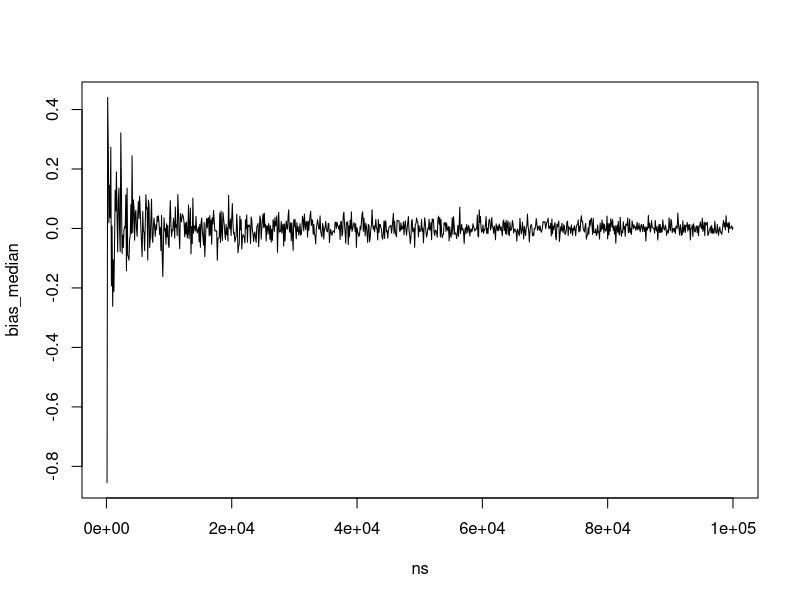
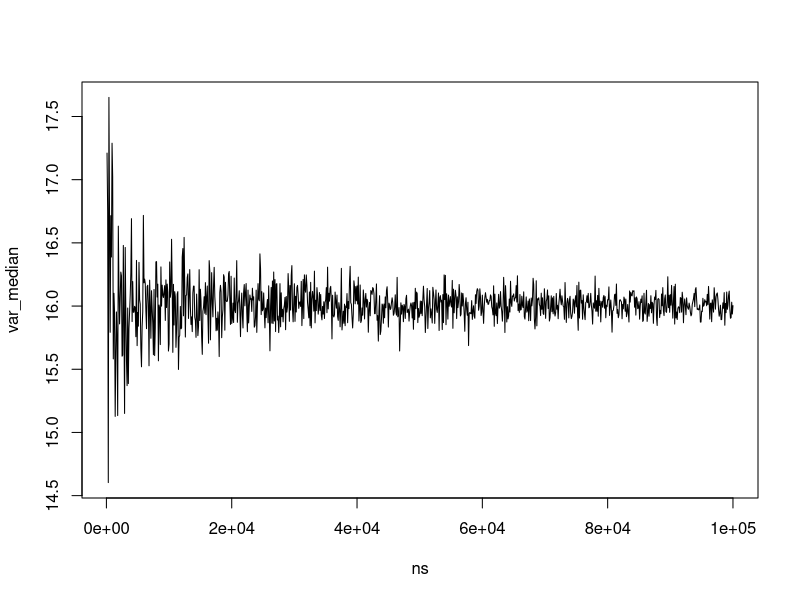
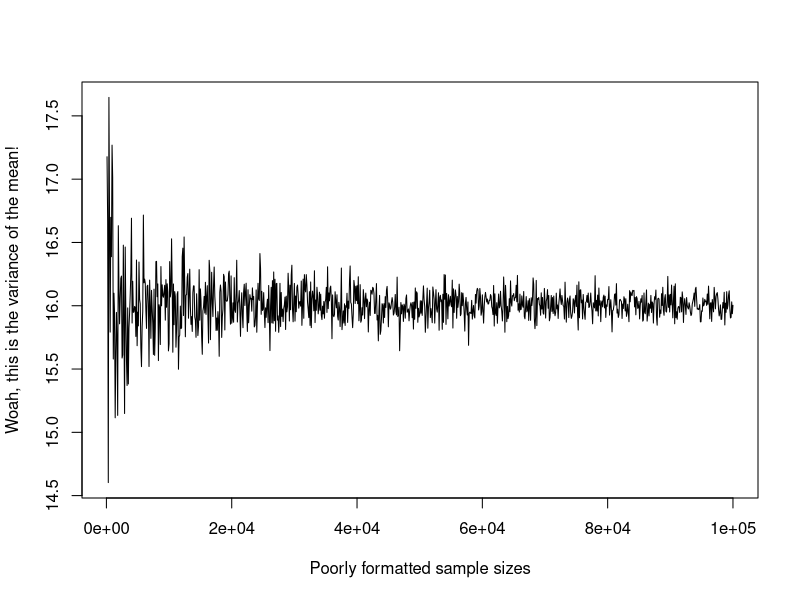
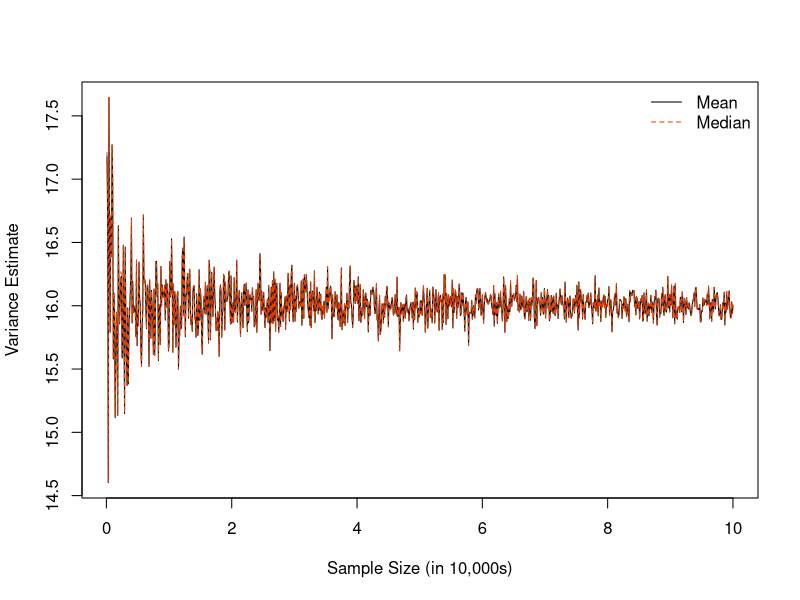
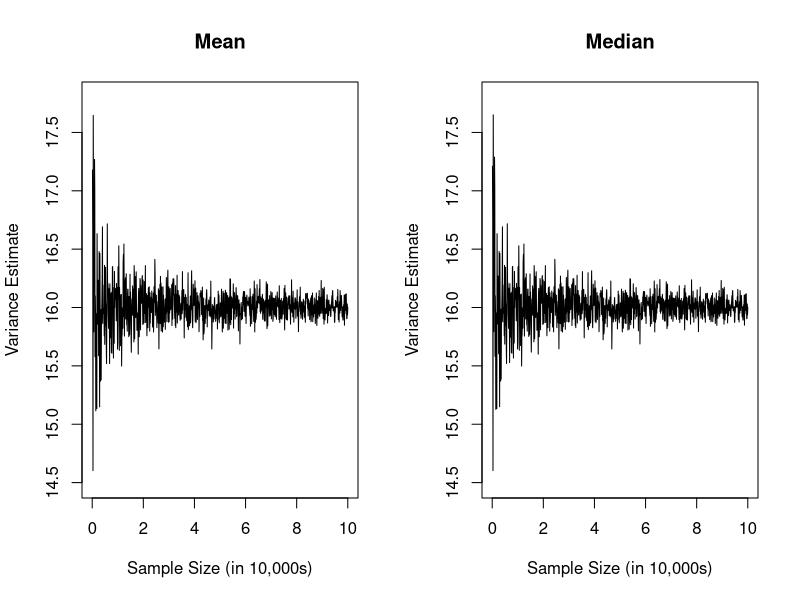
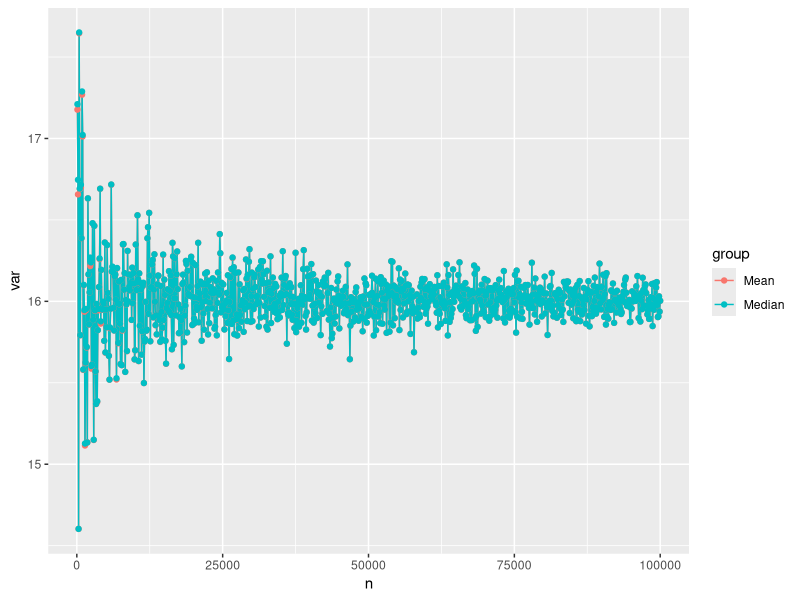
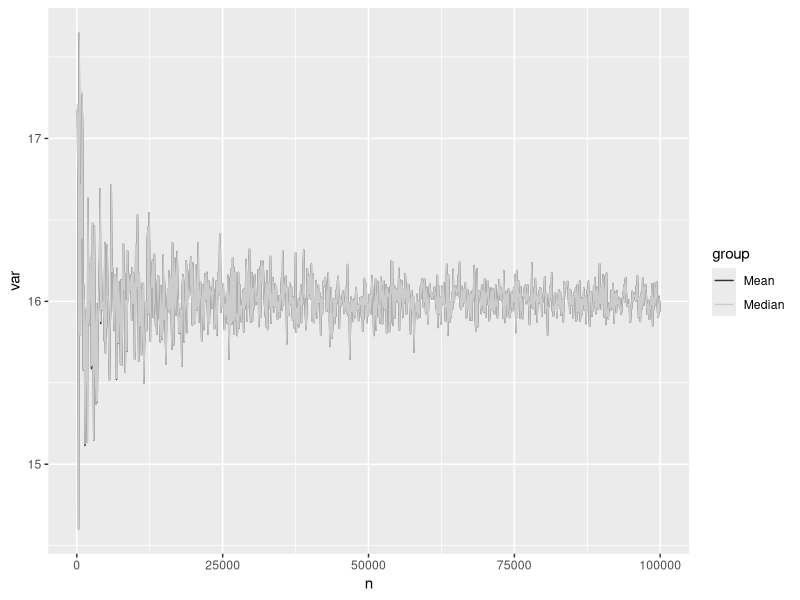
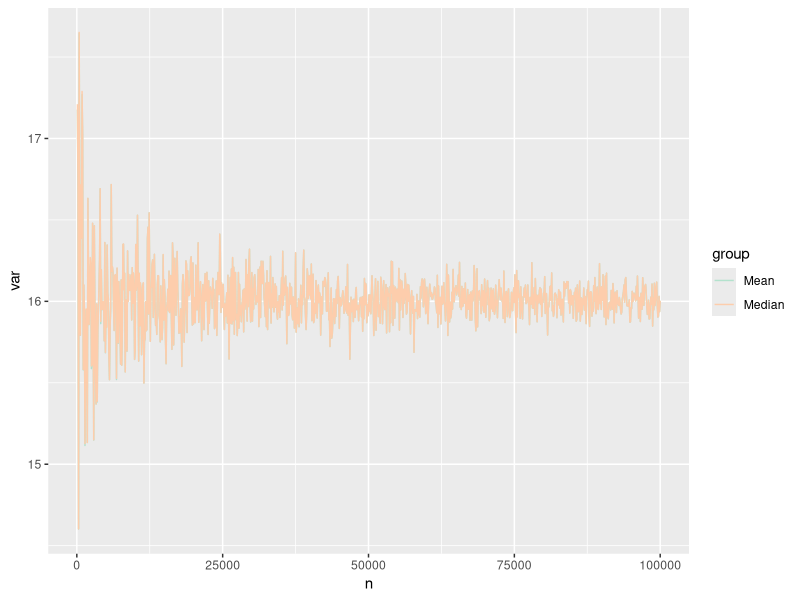

The R source for these figures, in order:
## ---- chunk 1
library(kableExtra)
library(dplyr)
## ---- chunk 2
set.seed(6618) # set seed for reproducibility

sim_norm <- rnorm(n=100, mean=72, sd=sqrt(16)) # simulate N=100 observations

med <- median(sim_norm) # estimate our median

bias <- med - 72 # calculate our bias (estimate - population mean)

bias
## ---- chunk 3
set.seed(6618) # Set seed for reproducibility

# Increasing sample size
ns <- seq(100,100000,by=100)

bias_median<-sapply(ns, function(x){
  sim<-rnorm(n=x,mean=72,sd=sqrt(16)) #Simulate normal dist. for each n
  medians<-median(sim) # Calculate the median of the samples
  bias<-medians-72 # Calculate the bias of the samples
  return(bias)
}) # Note, ")" matches to the left parenthesis for sapply

# Plot the results
plot(x=ns,y=bias_median,type='l')
## ---- chunk 4
set.seed(6618) # set for reproducibility

# Increasing sample size
ns <- seq(100,100000,by=100)

var_median <- rep(NA, length(ns))

for( i in 1:length(ns) ){

    sim <- rnorm(n=ns[i], mean=72, sd=sqrt(16))
    
    med <- median(sim)
    
    var_median[i] <- sum((sim-med)^2) / length(sim) # converting that formula to code
}

# Plot the results
plot(x=ns,y=var_median,type='l')
## ---- chunk 5
set.seed(6618) # set for reproducibility

# Increasing sample size
ns<-seq(100,100000,by=100)

var_mean <- rep(NA, length(ns))

for( i in 1:length(ns) ){

    sim <- rnorm(n=ns[i], mean=72, sd=sqrt(16))
    
    med <- mean(sim)
    
    var_mean[i] <- sum((sim-med)^2) / length(sim) # converting that formula to code
}

# Plot the results
plot(x=ns,y=var_mean,type='l', ylab='Woah, this is the variance of the mean!', xlab='Poorly formatted sample sizes')
## ---- chunk 6
set.seed(6618) # Set seed the same as before

# Create a vector of 10,000 1,000's
ns<-rep(1000, 10000)
mat_res <- matrix(nrow=10000, ncol=2, dimnames=list(1:10000, c('mean','median')) )

for( k in 1:length(ns) ){
  
  sim <- rnorm(n=ns[k], mean=72, sd=sqrt(16))
  
  median_est <- median(sim)
  mean_est <- mean(sim)
  
  mat_res[k,c('mean','median')] <- c(mean_est, median_est) # NOTE: here I included the column names in the matrix, but with only 2 values we could also have left it blank and R would have assumed we wanted to fill in the two values
  
}

var(mat_res[,'mean'])/var(mat_res[,'median']) # Relative efficiency
## ---- chunk 7
range(var_mean) # range of variance values for all means
range(var_median) # range of variance values for all medians
## ---- chunk 8
ns<-seq(100,100000,by=100) # need to re-enter ns since it is replaced in HW 1, Q3c/d

plot(x=ns, y=var_mean, type='l', ylab='Variance Estimate', xlab='Sample Size (in 10,000s)', xaxt='n')
# The xaxt='n' argument tells R we don't want to plot the x-axis's labels/ticks

# The axis() function allows us to customize and add details about a given axis, here the x-axis:
axis(side=1, at=seq(from=0, to=100000, by=20000), labels=seq(from=0,to=10,by=2))

# The lines() function adds line graphs given the provided coordinates [note, points() is a related argument to add scatterplot points]
lines(x=ns, y=var_median, lty=2, col='orangered2')

# We can add a legend
legend('topright', bty='n', lty=c(1,2), col=c('black','orangered2'), legend=c('Mean','Median'))
# You can specify relational locations (e.g., 'topright') or x-y coordinates
# bty removes a border around the legend (which is personal preference for me)
## ---- chunk 9
par( mfrow=c(1,2) ) # tell R we want to create a panel figure

# Plot the mean in our first figure
plot(x=ns, y=var_mean, type='l', ylab='Variance Estimate', xlab='Sample Size (in 10,000s)', xaxt='n', main='Mean', xlim=c(0,100000), ylim=c(14.5,17.8))
axis(side=1, at=seq(from=0, to=100000, by=20000), labels=seq(from=0,to=10,by=2))

# Plot the median in our second figure
plot(x=ns, y=var_median,type='l', ylab='Variance Estimate', xlab='Sample Size (in 10,000s)', xaxt='n', main='Median', xlim=c(0,100000), ylim=c(14.5,17.8))
axis(side=1, at=seq(from=0, to=100000, by=20000), labels=seq(from=0,to=10,by=2))
## ---- chunk 10
# Step 1: Create a data frame of our resulting variance estimates
dat <- data.frame( n = c(ns, ns),
                   var = c(var_mean, var_median),
                   group = c(rep('Mean', times=length(ns)), rep('Median', times=length(ns) )) 
                   )

head(dat) # see first few rows
tail(dat) # see last few rows
## ---- chunk 11
library(ggplot2)

ggplot(dat, aes(x=n, y=var, group=group)) +
  geom_line(aes(color=group))+
  geom_point(aes(color=group)) # can remove if you don't want points added
## ---- chunk 12
p <- ggplot(dat, aes(x=n, y=var, group=group)) +
  geom_line(aes(color=group))

p + scale_color_grey()  # Makes our figure grayscale

p + scale_color_brewer(palette = 'Pastel2') # choose a different color palette

p + theme_classic() # Plots it in a base R theme

p + scale_color_brewer(palette = 'Accent') + theme_classic() # combine colors and theme
## ---- chunk 13
library(patchwork)

p_mean <- p <- ggplot(dat[ which(dat$group=='Mean'),], aes(x=n, y=var, group=group)) +
  geom_line() +
  ggtitle('Mean') + xlab('Sample Size') + ylab('Variance') + ylim(14.5,17.8)

p_median <- p <- ggplot(dat[ which(dat$group=='Median'),], aes(x=n, y=var, group=group)) +
  geom_line() +
  ggtitle('Median') + xlab('Sample Size') + ylab('Variance') + ylim(14.5,17.8)

p_mean + p_median
